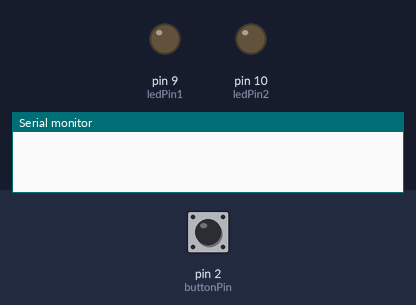
This sketch was run on a simulated Arduino Uno, built with avr-gcc and run on an emulated ATmega328P. Shown: output pins drawn as LEDs (lit = HIGH), the last lines printed to the serial monitor. The test bench sets the inputs (shaded band); at power-on: pin 2 (buttonPin) LOW.

Above: at 1.2 s.
1.3 s: pin 2 (buttonPin) pulled HIGH for 0.15 s
At 1.8 s:
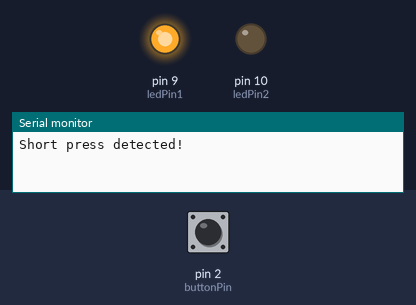
3.4 s: pin 2 (buttonPin) pulled HIGH for 3.2 s
At 6.8 s:
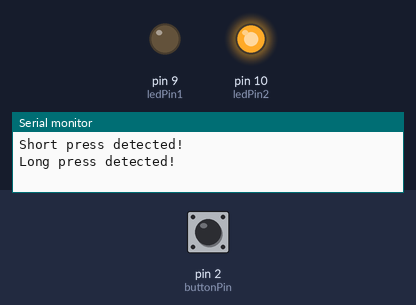
Timing chart, 0 to 8.4 s (numbered marks = the images above; inputs shaded):
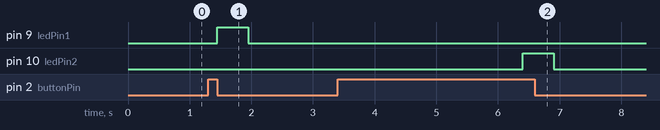

Measured:
- after the input at 1.3 s, pin 9 (ledPin1): LOW → HIGH after 0.15 s, → LOW 0.50 s later
- after the input at 3.4 s, pin 10 (ledPin2): LOW → HIGH after 3.0 s, → LOW 0.50 s later

The sketch:

LongPress.ino
```cpp
const int buttonPin = 2;  // Pin connected to the button
const int ledPin1 = 9;   // Pin for short press feedback
const int ledPin2 = 10;  // Pin for long press feedback

unsigned long pressStartTime = 0; // Variable to store when the button press started
bool buttonState = false;         // Current button state
bool lastButtonState = false;     // Previous button state
bool longPressHandled = false;    // Tracks if the long press action has been handled

void setup() {
  pinMode(buttonPin, INPUT); // Configure button pin as input with pull-up resistor
  pinMode(ledPin1, OUTPUT);         // Configure LED pin 1 as output
  pinMode(ledPin2, OUTPUT);         // Configure LED pin 2 as output
  Serial.begin(9600);              // Initialize serial communication
}

void loop() {
  buttonState = digitalRead(buttonPin) == HIGH; // Read button state (active LOW)

  if (buttonState && !lastButtonState) {
    // Button just pressed
    pressStartTime = millis();
    longPressHandled = false; // Reset the long press flag
  } else if (!buttonState && lastButtonState) {
    // Button just released
    unsigned long pressDuration = millis() - pressStartTime;

    if (!longPressHandled) {
      // Short press action (if long press wasn't triggered)
      Serial.println("Short press detected!");
      digitalWrite(ledPin1, HIGH);
      delay(500); // Feedback for short press
      digitalWrite(ledPin1, LOW);
    }
  } else if (buttonState && millis() - pressStartTime >= 3000 && !longPressHandled) {
    // Long press action (after 3 seconds)
    Serial.println("Long press detected!");
    digitalWrite(ledPin2, HIGH);
    delay(500); // Feedback for long press
    digitalWrite(ledPin2, LOW);

    longPressHandled = true; // Mark long press as handled
  }

  lastButtonState = buttonState; // Update last button state
}
```
